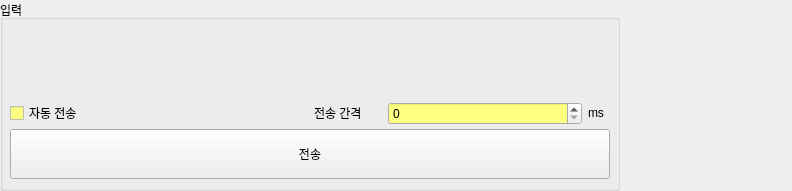
<?xml version="1.0" encoding="UTF-8"?>
<ui version="4.0">
 <class>Form</class>
 <widget class="QWidget" name="Form">
  <property name="geometry">
   <rect>
    <x>0</x>
    <y>0</y>
    <width>792</width>
    <height>191</height>
   </rect>
  </property>
  <property name="windowTitle">
   <string>Form</string>
  </property>
  <widget class="QGroupBox" name="groupBox">
   <property name="geometry">
    <rect>
     <x>0</x>
     <y>0</y>
     <width>620</width>
     <height>191</height>
    </rect>
   </property>
   <property name="minimumSize">
    <size>
     <width>124</width>
     <height>0</height>
    </size>
   </property>
   <property name="baseSize">
    <size>
     <width>86</width>
     <height>0</height>
    </size>
   </property>
   <property name="palette">
    <palette>
     <active>
      <colorrole role="BrightText">
       <brush brushstyle="SolidPattern">
        <color alpha="255">
         <red>255</red>
         <green>255</green>
         <blue>255</blue>
        </color>
       </brush>
      </colorrole>
      <colorrole role="Base">
       <brush brushstyle="SolidPattern">
        <color alpha="255">
         <red>255</red>
         <green>255</green>
         <blue>127</blue>
        </color>
       </brush>
      </colorrole>
     </active>
     <inactive>
      <colorrole role="BrightText">
       <brush brushstyle="SolidPattern">
        <color alpha="255">
         <red>255</red>
         <green>255</green>
         <blue>255</blue>
        </color>
       </brush>
      </colorrole>
      <colorrole role="Base">
       <brush brushstyle="SolidPattern">
        <color alpha="255">
         <red>255</red>
         <green>255</green>
         <blue>127</blue>
        </color>
       </brush>
      </colorrole>
     </inactive>
     <disabled>
      <colorrole role="BrightText">
       <brush brushstyle="SolidPattern">
        <color alpha="255">
         <red>255</red>
         <green>255</green>
         <blue>255</blue>
        </color>
       </brush>
      </colorrole>
      <colorrole role="Base">
       <brush brushstyle="SolidPattern">
        <color alpha="255">
         <red>240</red>
         <green>240</green>
         <blue>240</blue>
        </color>
       </brush>
      </colorrole>
     </disabled>
    </palette>
   </property>
   <property name="toolTip">
    <string/>
   </property>
   <property name="title">
    <string>입력</string>
   </property>
   <widget class="QWidget" name="widget_protocolAssembler" native="true">
    <property name="geometry">
     <rect>
      <x>10</x>
      <y>20</y>
      <width>601</width>
      <height>81</height>
     </rect>
    </property>
    <property name="palette">
     <palette>
      <active>
       <colorrole role="Base">
        <brush brushstyle="SolidPattern">
         <color alpha="255">
          <red>255</red>
          <green>255</green>
          <blue>127</blue>
         </color>
        </brush>
       </colorrole>
       <colorrole role="Window">
        <brush brushstyle="SolidPattern">
         <color alpha="255">
          <red>170</red>
          <green>255</green>
          <blue>255</blue>
         </color>
        </brush>
       </colorrole>
       <colorrole role="AlternateBase">
        <brush brushstyle="SolidPattern">
         <color alpha="255">
          <red>240</red>
          <green>240</green>
          <blue>240</blue>
         </color>
        </brush>
       </colorrole>
      </active>
      <inactive>
       <colorrole role="Base">
        <brush brushstyle="SolidPattern">
         <color alpha="255">
          <red>255</red>
          <green>255</green>
          <blue>127</blue>
         </color>
        </brush>
       </colorrole>
       <colorrole role="Window">
        <brush brushstyle="SolidPattern">
         <color alpha="255">
          <red>170</red>
          <green>255</green>
          <blue>255</blue>
         </color>
        </brush>
       </colorrole>
       <colorrole role="AlternateBase">
        <brush brushstyle="SolidPattern">
         <color alpha="255">
          <red>240</red>
          <green>240</green>
          <blue>240</blue>
         </color>
        </brush>
       </colorrole>
      </inactive>
      <disabled>
       <colorrole role="Base">
        <brush brushstyle="SolidPattern">
         <color alpha="255">
          <red>170</red>
          <green>255</green>
          <blue>255</blue>
         </color>
        </brush>
       </colorrole>
       <colorrole role="Window">
        <brush brushstyle="SolidPattern">
         <color alpha="255">
          <red>170</red>
          <green>255</green>
          <blue>255</blue>
         </color>
        </brush>
       </colorrole>
       <colorrole role="AlternateBase">
        <brush brushstyle="SolidPattern">
         <color alpha="255">
          <red>240</red>
          <green>240</green>
          <blue>240</blue>
         </color>
        </brush>
       </colorrole>
      </disabled>
     </palette>
    </property>
   </widget>
   <widget class="QPushButton" name="pb_sendButton">
    <property name="geometry">
     <rect>
      <x>10</x>
      <y>129</y>
      <width>600</width>
      <height>50</height>
     </rect>
    </property>
    <property name="text">
     <string>전송</string>
    </property>
    <property name="checkable">
     <bool>false</bool>
    </property>
    <property name="autoDefault">
     <bool>false</bool>
    </property>
    <property name="default">
     <bool>false</bool>
    </property>
    <property name="flat">
     <bool>false</bool>
    </property>
   </widget>
   <widget class="QWidget" name="horizontalLayoutWidget_6">
    <property name="geometry">
     <rect>
      <x>10</x>
      <y>100</y>
      <width>601</width>
      <height>27</height>
     </rect>
    </property>
    <layout class="QHBoxLayout" name="horizontalLayout_20">
     <item>
      <widget class="QCheckBox" name="checkBox_autoSending">
       <property name="text">
        <string>자동 전송</string>
       </property>
      </widget>
     </item>
     <item>
      <layout class="QHBoxLayout" name="horizontalLayout_21">
       <item>
        <widget class="QLabel" name="label_15">
         <property name="sizePolicy">
          <sizepolicy hsizetype="Preferred" vsizetype="Fixed">
           <horstretch>0</horstretch>
           <verstretch>0</verstretch>
          </sizepolicy>
         </property>
         <property name="minimumSize">
          <size>
           <width>12</width>
           <height>0</height>
          </size>
         </property>
         <property name="maximumSize">
          <size>
           <width>68</width>
           <height>16777215</height>
          </size>
         </property>
         <property name="text">
          <string>전송 간격</string>
         </property>
        </widget>
       </item>
       <item>
        <widget class="QSpinBox" name="sp_intervalTime">
         <property name="maximum">
          <number>999999999</number>
         </property>
        </widget>
       </item>
       <item>
        <widget class="QLabel" name="label_16">
         <property name="sizePolicy">
          <sizepolicy hsizetype="Fixed" vsizetype="Fixed">
           <horstretch>0</horstretch>
           <verstretch>0</verstretch>
          </sizepolicy>
         </property>
         <property name="minimumSize">
          <size>
           <width>23</width>
           <height>0</height>
          </size>
         </property>
         <property name="text">
          <string>ms</string>
         </property>
        </widget>
       </item>
      </layout>
     </item>
    </layout>
   </widget>
  </widget>
  <widget class="QWidget" name="widget_protocol_manager" native="true">
   <property name="geometry">
    <rect>
     <x>630</x>
     <y>0</y>
     <width>161</width>
     <height>191</height>
    </rect>
   </property>
  </widget>
 </widget>
 <resources/>
 <connections>
  <connection>
   <sender>pb_sendButton</sender>
   <signal>clicked()</signal>
   <receiver>Form</receiver>
   <slot>slot_send_data()</slot>
   <hints>
    <hint type="sourcelabel">
     <x>163</x>
     <y>146</y>
    </hint>
    <hint type="destinationlabel">
     <x>159</x>
     <y>199</y>
    </hint>
   </hints>
  </connection>
 </connections>
 <slots>
  <slot>slot_send_data()</slot>
 </slots>
</ui>
